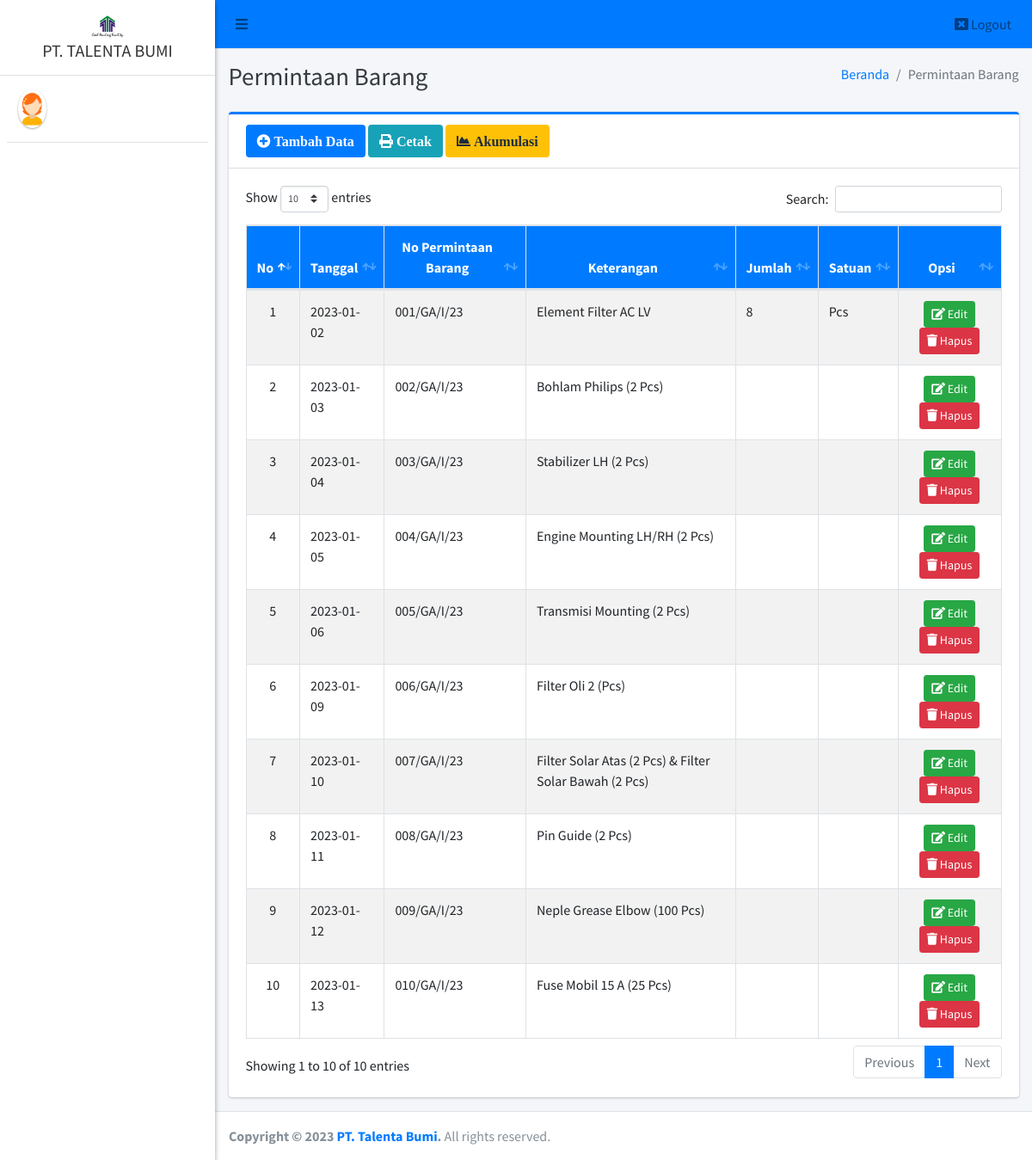
/admin/pb/index.php, run on an earlier commit of the app's database.
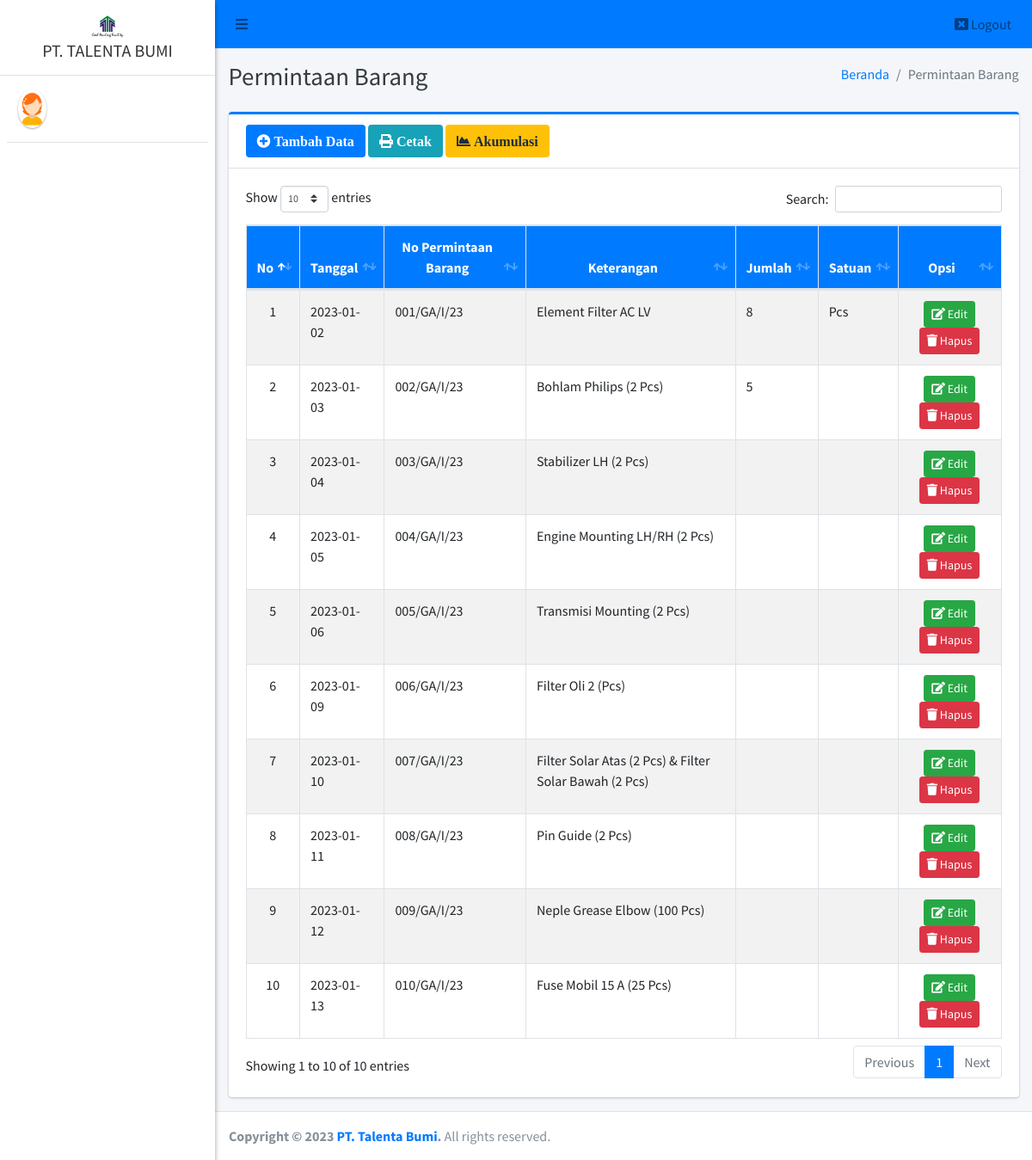
And on a later commit of the database.
### tables this page shows
CREATE TABLE `pb` (
  `id_pb` int(11) NOT NULL,
  `tanggal_permintaan` date NOT NULL,
  `no_pb` varchar(40) NOT NULL,
  `keterangan` text NOT NULL,
  `jumlah` varchar(20) DEFAULT NULL,
  `satuan` varchar(20) DEFAULT NULL
);

### admin/pb/index.php (the view, shortened to what this page needs)
<?php
require '../../config/koneksi.php';
?>
<!DOCTYPE html>
<html>
<?php
include '../../templates/head.php';
?>
<body class="hold-transition sidebar-mini layout-fixed">
    <div class="wrapper">
        <?php
        include '../../templates/navbar.php';
        ?>
        <?php
        include '../../templates/sidebar.php';
        ?>
        <div class="content-wrapper">
            <div class="content-header">
                <div class="container-fluid">
                    <div class="row mb-2">
                        <div class="col-sm-6">
                            <h1 class="m-0 text-dark">Permintaan Barang</h1>
                        </div>
                        <div class="col-sm-6">
                            <ol class="breadcrumb float-sm-right">
                                <li class="breadcrumb-item"><a href="#">Beranda</a></li>
                                <li class="breadcrumb-item active">Permintaan Barang</li>
                            </ol>
                        </div>
                    </div>
                </div>
            </div>
            <section class="content">
                <div class="container-fluid">
                    <div class="row">
                        <div class="col-12">
                            <div class="card card-primary card-outline">
                                <div class="card-header">
                                    <a href="tambah" class="btn bg-primary"><i class="fa fa-plus-circle"> Tambah Data</i></a>
                                    <a href="#" data-toggle="modal" data-target="#pb" class="btn bg-info"><i class="fa fa-print"> Cetak</i></a>
                                    <a href="akumulasi" target="blank" class="btn bg-warning"><i class="fa fa-chart-area"> Akumulasi</i></a>
                                </div>
                                <div class="card-body">
                                    <div class="table-responsive">
                                        <table id="example1" class="table table-bordered table-striped">
                                            <thead class="bg-primary">
                                                <tr align="center">
                                                    <th>No</th>
                                                    <th>Tanggal</th>
                                                    <th>No Permintaan Barang</th>
                                                    <th>Keterangan</th>
                                                    <th>Jumlah</th>
                                                    <th>Satuan</th>
                                                    <th>Opsi</th>
                                                </tr>
                                            </thead>
                                            <tbody style="background-color: white">
                                                <?php
                                                $no = 1;
                                                $data = $koneksi->query("SELECT * FROM pb ORDER BY id_pb ASC");
                                                while ($row = $data->fetch_array()) {
                                                ?>
                                                    <tr>
                                                        <td align="center"><?= $no++ ?></td>
                                                        <td><?= $row['tanggal_permintaan'] ?></td>
                                                        <td><?= $row['no_pb'] ?></td>
                                                        <td><?= $row['keterangan'] ?></td>
                                                        <td><?= $row['jumlah'] ?></td>
                                                        <td><?= $row['satuan'] ?></td>
                                                        <td align="center">
                                                            <a href="edit?id=<?= $row['id_pb'] ?>" class="btn btn-success btn-sm" title="Edit"><i class="fa fa-edit"></i> Edit</a>
                                                            <a href="hapus?id=<?= $row['id_pb'] ?>" class="btn btn-danger btn-sm alert-hapus" title="Hapus"><i class="fa fa-trash"></i> Hapus</a>
                                                        </td>
                                                    </tr>
                                                <?php } ?>
                                            </tbody>
                                        </table>
                                    </div>
                                </div>
                            </div>
                        </div>
                    </div>
                </div>
            </section>
        </div>
        <?php include_once "../../templates/footer.php"; ?>
    </div>
</body>
</html>

What changed in the data, as far as the page shows it:
changed pb "002/GA/I/23": jumlah (not shown) → "5"
